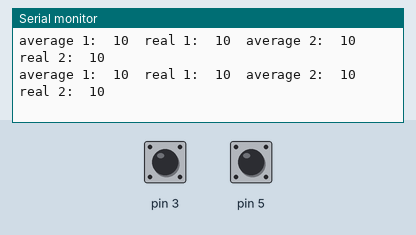
Recording of a sketch running on a simulated Arduino Mega 2560, built with avr-gcc and run on an emulated ATmega2560. Parts: the last lines printed to the serial monitor. The test bench sets the inputs (shaded band); at power-on: pin 3 HIGH, pin 5 HIGH.

Above: at 1.2 s.
1.3 s: pin 3 pulled LOW for 0.15 s
At 1.43 s:
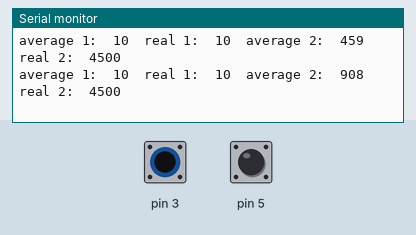
4.4 s: pin 5 pulled LOW for 0.15 s
At 4.54 s:
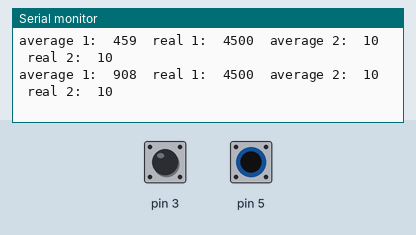
7.5 s: pin 3 pulled LOW for 1 s
At 7.69 s:
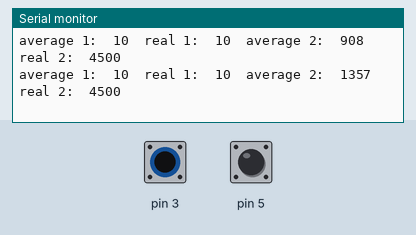
11.5 s: pin 5 pulled LOW for 1 s
At 11.71 s:
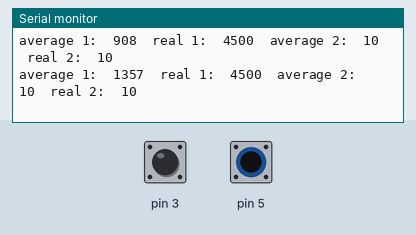
15.5 s: pin 3 pulled LOW for 0.15 s
At 15.72 s:
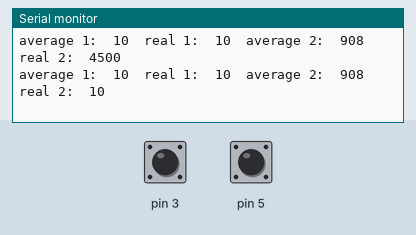
18.6 s: pin 5 pulled LOW for 0.15 s
At 18.87 s:
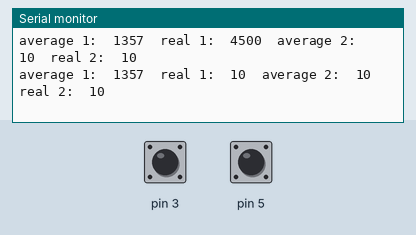
Timing chart, 0 to 21.6 s (numbered marks = the images above; inputs shaded):
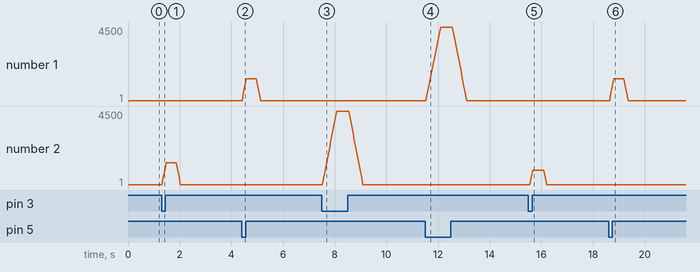

Measured:
- after the input at 1.3 s, the serial monitor: prints a new line after 0.07 s (image 1)
- after the input at 4.4 s, the serial monitor: prints a new line after 0.07 s (image 2)
- after the input at 7.5 s, the serial monitor: prints a new line after 0.07 s (image 3)
- after the input at 11.5 s, the serial monitor: prints a new line after 0.09 s (image 4)
- after the input at 15.5 s, the serial monitor: prints a new line after 0.10 s (image 5)
- after the input at 18.6 s, the serial monitor: prints a new line after 0.09 s (image 6)

The sketch:

averaging_cap-sense.ino
```cpp
#include <CapacitiveSensor.h>

const long numReadings = 10;

const int C_numReadings = 10;

long C_readings[C_numReadings];    // the readings from the analog input
int  C_readIndex = 0;              // the index of the current reading
long C_total = 0;                  // the running total
long C_average = 0;                // the average

const int S_numReadings = 10;

long S_readings[S_numReadings];    // the readings from the analog input
int  S_readIndex = 0;              // the index of the current reading
long S_total = 0;                  // the running total
long S_average = 0;                // the average

CapacitiveSensor   CapButton1 = CapacitiveSensor(6,5);        // 10M resistor between pins 4 & 2, pin 2 is sensor pin, add a wire and or foil if desired
CapacitiveSensor   CapButton2 = CapacitiveSensor(4,3);        // 10M resistor between pins 4 & 6, pin 6 is sensor pin, add a wire and or foil

void setup() {
  Serial.begin(9600);
  // initialize all the readings to 0:
  // initialize all the readings to 0:
  for (int C_thisReading = 0; C_thisReading < C_numReadings; C_thisReading++) {
    C_readings[C_thisReading] = 0;
  }
  for (int S_thisReading = 0; S_thisReading < S_numReadings; S_thisReading++) {
    S_readings[S_thisReading] = 0;
  }
}

void loop() {

  long start = millis();
  long total1 =  CapButton1.capacitiveSensor(30);
  long total2 =  CapButton2.capacitiveSensor(30);

  C_total = C_total - C_readings[C_readIndex];
  S_total = S_total - S_readings[S_readIndex];
  // 2total = 2total - 2readings[2readIndex];
  // read from the sensor:
  C_readings[C_readIndex] = total1;
  S_readings[S_readIndex] = total2;
  // 2readings[2readIndex] = total2
  // add the reading to the total:
  C_total = C_total + C_readings[C_readIndex];
  S_total = S_total + S_readings[S_readIndex];
  // 2total = 2total + 2readings[2readIndex];
  // advance to the next position in the array:
  C_readIndex = C_readIndex + 1;
  S_readIndex = S_readIndex + 1;
  // 2readIndex = 2readIndex + 1;
  // if we're at the end of the array...
  if (C_readIndex >= C_numReadings) {
    // ...wrap around to the beginning:
    C_readIndex = 0;
  }
  if (S_readIndex >= S_numReadings) {
    // ...wrap around to the beginning:
    S_readIndex = 0;
  }

  // calculate the average:
  C_average = C_total / C_numReadings;
  // calculate the average:
  S_average = S_total / S_numReadings;

  Serial.print("average 1:");
  Serial.print("\t");
  Serial.print(C_average);
  Serial.print("\t");
  Serial.print("real 1:");
  Serial.print("\t");
  Serial.print(total1);
  Serial.print("\t");
  Serial.print("average 2:");
  Serial.print("\t");
  Serial.print(S_average);
  Serial.print("\t");
  Serial.print("real 2:");
  Serial.print("\t");
  Serial.println(total2);

  if ((C_average > 100) || S_average > 100 ) {
    digitalWrite(22, HIGH);
  }
  else {
    digitalWrite(22, LOW);
  }
  delay(1);        // delay in between reads for stability
}
```
